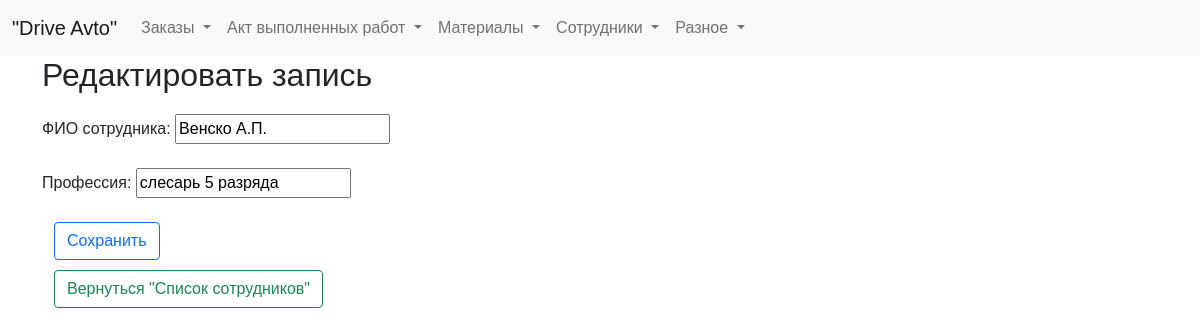
/edit_entry_employees/1, run on an earlier commit of the app's database.
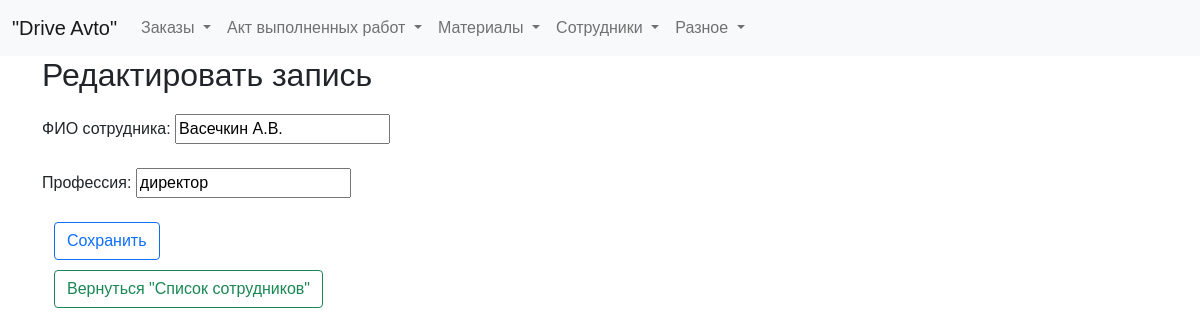
And on a later commit of the database.
### tables this page shows
CREATE TABLE employees (
id integer PRIMARY KEY AUTOINCREMENT,
name text NOT NULL,
profession text NOT NULL
);

### fcompany.py (the view)
@app.route('/edit_entry_employees/<int:entry_id>', methods=['GET'])
def edit_entry_employees(entry_id):
    entry_data = dbase.get_entry_employees(entry_id)
    return render_template('edit_entry_employees.html', title="Редактировать", entry_data=entry_data)

### FDataBase.py (called while the page is built)
    def get_entry_employees(self, entry_id):
        sql = '''SELECT * FROM employees WHERE id = ?'''
        try:
            self.__cur.execute(sql, (entry_id,))
            res = self.__cur.fetchone()
            if res:
                return dict(res)
        except Exception as e:
            print("Ошибка при получении записи из БД:", str(e))
        return None

### fcompany.py (called while the page is built)
def connect_db():  # общая функция для установления соединения с БД
    conn = sqlite3.connect(app.config['DATABASE'])
    conn.row_factory = sqlite3.Row  # записи будут представлены не в виде кортежей, а в виде словаря (для исп в шаблонах)
    return conn

def get_db():
    if not hasattr(g, 'link_db'):
        g.link_db = connect_db()
    return g.link_db

@app.before_request
def before_request():
    global dbase
    db = get_db()
    dbase = FDataBase(db)

### templates/edit_entry_employees.html (shortened to what this page needs)
{% extends 'base.html' %}
{% block content %}
<h2>Редактировать запись</h2>
<form action="/save_entry_employees/{{ entry_data.id }}" method="post" class="form-contact">
    <label for="name">ФИО сотрудника:</label>
    <input type="text" id="name" name="name" value="{{ entry_data.name }}" class="form-contact" required ><br><br>
    <label for="profession">Профессия:</label>
    <input type="text" id="profession" name="profession" value="{{ entry_data.profession }}" class="form-contact" required ><br><br>
<div class="container">
    <button type="submit" class="btn btn-outline-primary">Сохранить</button>
    <button type="button" class="btn btn-outline-success return-button" onclick="window.location.href = '/employees'">Вернуться "Список сотрудников"</button>
</div>
</form>
{% endblock %}

What changed in the data, as far as the page shows it:
changed employees: name "Венско А.П." → "Васечкин А.В."; profession "слесарь 5 разряда" → "директор"
